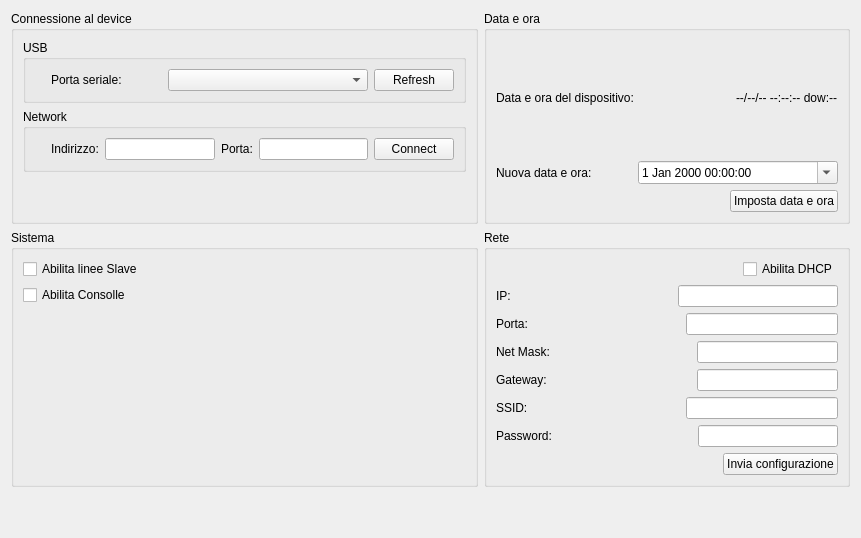
      <widget class="QWidget" name="tab_4">
       <attribute name="title">
        <string>Strumenti</string>
       </attribute>
       <layout class="QGridLayout" name="gridLayout">
        <item row="1" column="0">
         <widget class="QGroupBox" name="groupBox_2">
          <property name="title">
           <string>Sistema</string>
          </property>
          <layout class="QVBoxLayout" name="verticalLayout_27">
           <item>
            <widget class="QCheckBox" name="cbLineSlave">
             <property name="text">
              <string>Abilita linee Slave</string>
             </property>
            </widget>
           </item>
           <item>
            <widget class="QCheckBox" name="checkBox">
             <property name="text">
              <string>Abilita Consolle</string>
             </property>
            </widget>
           </item>
           <item>
            <spacer name="verticalSpacer_4">
             <property name="orientation">
              <enum>Qt::Vertical</enum>
             </property>
             <property name="sizeHint" stdset="0">
              <size>
               <width>20</width>
               <height>40</height>
              </size>
             </property>
            </spacer>
           </item>
           <item>
            <spacer name="horizontalSpacer_9">
             <property name="orientation">
              <enum>Qt::Horizontal</enum>
             </property>
             <property name="sizeHint" stdset="0">
              <size>
               <width>40</width>
               <height>20</height>
              </size>
             </property>
            </spacer>
           </item>
          </layout>
         </widget>
        </item>
        <item row="0" column="0">
         <widget class="QGroupBox" name="gbUSBCom">
          <property name="sizePolicy">
           <sizepolicy hsizetype="Minimum" vsizetype="Fixed">
            <horstretch>0</horstretch>
            <verstretch>0</verstretch>
           </sizepolicy>
          </property>
          <property name="title">
           <string>Connessione al device</string>
          </property>
          <layout class="QVBoxLayout" name="verticalLayout_3">
           <item>
            <widget class="QGroupBox" name="groupBox_11">
             <property name="title">
              <string>USB</string>
             </property>
             <layout class="QVBoxLayout" name="verticalLayout_8">
              <item>
               <layout class="QHBoxLayout" name="horizontalLayout_2">
                <item>
                 <widget class="HLed" name="led" native="true">
                  <property name="minimumSize">
                   <size>
                    <width>10</width>
                    <height>0</height>
                   </size>
                  </property>
                 </widget>
                </item>
                <item>
                 <widget class="QLabel" name="label_2">
                  <property name="text">
                   <string>Porta seriale:</string>
                  </property>
                 </widget>
                </item>
                <item>
                 <spacer name="horizontalSpacer_8">
                  <property name="orientation">
                   <enum>Qt::Horizontal</enum>
                  </property>
                  <property name="sizeHint" stdset="0">
                   <size>
                    <width>40</width>
                    <height>20</height>
                   </size>
                  </property>
                 </spacer>
                </item>
                <item>
                 <widget class="QComboBox" name="cbCom">
                  <property name="minimumSize">
                   <size>
                    <width>200</width>
                    <height>0</height>
                   </size>
                  </property>
                 </widget>
                </item>
                <item>
                 <widget class="QPushButton" name="pbRefresh">
                  <property name="text">
                   <string>Refresh</string>
                  </property>
                 </widget>
                </item>
               </layout>
              </item>
             </layout>
            </widget>
           </item>
           <item>
            <widget class="QGroupBox" name="groupBox_23">
             <property name="title">
              <string>Network</string>
             </property>
             <layout class="QVBoxLayout" name="verticalLayout_18">
              <item>
               <layout class="QHBoxLayout" name="horizontalLayout_6">
                <item>
                 <widget class="HLed" name="ledLAN" native="true">
                  <property name="minimumSize">
                   <size>
                    <width>10</width>
                    <height>0</height>
                   </size>
                  </property>
                 </widget>
                </item>
                <item>
                 <widget class="QLabel" name="label_72">
                  <property name="text">
                   <string>Indirizzo:</string>
                  </property>
                 </widget>
                </item>
                <item>
                 <widget class="QLineEdit" name="le_IpToConnect"/>
                </item>
                <item>
                 <widget class="QLabel" name="label_78">
                  <property name="text">
                   <string>Porta:</string>
                  </property>
                 </widget>
                </item>
                <item>
                 <widget class="QLineEdit" name="lePortToConnect"/>
                </item>
                <item>
                 <widget class="QPushButton" name="pbNetworktoConnect">
                  <property name="text">
                   <string>Connect</string>
                  </property>
                 </widget>
                </item>
               </layout>
              </item>
             </layout>
            </widget>
           </item>
           <item>
            <spacer name="verticalSpacer_3">
             <property name="orientation">
              <enum>Qt::Vertical</enum>
             </property>
             <property name="sizeHint" stdset="0">
              <size>
               <width>20</width>
               <height>40</height>
              </size>
             </property>
            </spacer>
           </item>
          </layout>
         </widget>
        </item>
        <item row="0" column="1">
         <widget class="QGroupBox" name="groupBox_6">
          <property name="title">
           <string>Data e ora</string>
          </property>
          <layout class="QVBoxLayout" name="verticalLayout_4">
           <item>
            <layout class="QHBoxLayout" name="horizontalLayout_29">
             <item>
              <widget class="QLabel" name="label_18">
               <property name="text">
                <string>Data e ora del dispositivo:</string>
               </property>
              </widget>
             </item>
             <item>
              <spacer name="horizontalSpacer_31">
               <property name="orientation">
                <enum>Qt::Horizontal</enum>
               </property>
               <property name="sizeHint" stdset="0">
                <size>
                 <width>40</width>
                 <height>20</height>
                </size>
               </property>
              </spacer>
             </item>
             <item>
              <widget class="QLabel" name="lTime">
               <property name="text">
                <string>--/--/-- --:--:-- dow:--</string>
               </property>
              </widget>
             </item>
            </layout>
           </item>
           <item>
            <layout class="QHBoxLayout" name="horizontalLayout_15">
             <item>
              <widget class="QLabel" name="label_19">
               <property name="text">
                <string>Nuova data e ora:</string>
               </property>
              </widget>
             </item>
             <item>
              <spacer name="horizontalSpacer_6">
               <property name="orientation">
                <enum>Qt::Horizontal</enum>
               </property>
               <property name="sizeHint" stdset="0">
                <size>
                 <width>40</width>
                 <height>20</height>
                </size>
               </property>
              </spacer>
             </item>
             <item>
              <widget class="QDateTimeEdit" name="dateTimeEdit">
               <property name="minimumSize">
                <size>
                 <width>200</width>
                 <height>0</height>
                </size>
               </property>
               <property name="calendarPopup">
                <bool>true</bool>
               </property>
              </widget>
             </item>
            </layout>
           </item>
           <item>
            <layout class="QHBoxLayout" name="horizontalLayout_3">
             <item>
              <spacer name="horizontalSpacer">
               <property name="orientation">
                <enum>Qt::Horizontal</enum>
               </property>
               <property name="sizeHint" stdset="0">
                <size>
                 <width>40</width>
                 <height>20</height>
                </size>
               </property>
              </spacer>
             </item>
             <item>
              <widget class="QPushButton" name="pbSetTime">
               <property name="minimumSize">
                <size>
                 <width>0</width>
                 <height>0</height>
                </size>
               </property>
               <property name="text">
                <string>Imposta data e ora</string>
               </property>
              </widget>
             </item>
            </layout>
           </item>
          </layout>
         </widget>
        </item>
        <item row="1" column="1">
         <widget class="QGroupBox" name="groupBox_4">
          <property name="title">
           <string>Rete</string>
          </property>
          <layout class="QVBoxLayout" name="verticalLayout_28">
           <item>
            <layout class="QVBoxLayout" name="verticalLayout_16"/>
           </item>
           <item>
            <layout class="QVBoxLayout" name="verticalLayout">
             <item>
              <layout class="QHBoxLayout" name="horizontalLayout_79">
               <item>
                <spacer name="horizontalSpacer_76">
                 <property name="orientation">
                  <enum>Qt::Horizontal</enum>
                 </property>
                 <property name="sizeHint" stdset="0">
                  <size>
                   <width>40</width>
                   <height>20</height>
                  </size>
                 </property>
                </spacer>
               </item>
               <item>
                <widget class="QCheckBox" name="cbDHCP">
                 <property name="text">
                  <string>Abilita DHCP</string>
                 </property>
                </widget>
               </item>
              </layout>
             </item>
             <item>
              <layout class="QHBoxLayout" name="horizontalLayout_72">
               <item>
                <widget class="QLabel" name="label_26">
                 <property name="text">
                  <string>IP:</string>
                 </property>
                </widget>
               </item>
               <item>
                <spacer name="horizontalSpacer_72">
                 <property name="orientation">
                  <enum>Qt::Horizontal</enum>
                 </property>
                 <property name="sizeHint" stdset="0">
                  <size>
                   <width>40</width>
                   <height>20</height>
                  </size>
                 </property>
                </spacer>
               </item>
               <item>
                <widget class="QLineEdit" name="leIP1">
                 <property name="maximumSize">
                  <size>
                   <width>225</width>
                   <height>16777215</height>
                  </size>
                 </property>
                 <property name="inputMethodHints">
                  <set>Qt::ImhNone</set>
                 </property>
                 <property name="maxLength">
                  <number>32767</number>
                 </property>
                 <property name="frame">
                  <bool>true</bool>
                 </property>
                 <property name="dragEnabled">
                  <bool>false</bool>
                 </property>
                </widget>
               </item>
              </layout>
             </item>
             <item>
              <layout class="QHBoxLayout" name="horizontalLayout_16">
               <item>
                <widget class="QLabel" name="label_81">
                 <property name="text">
                  <string>Porta:</string>
                 </property>
                </widget>
               </item>
               <item>
                <spacer name="horizontalSpacer_75">
                 <property name="orientation">
                  <enum>Qt::Horizontal</enum>
                 </property>
                 <property name="sizeHint" stdset="0">
                  <size>
                   <width>40</width>
                   <height>20</height>
                  </size>
                 </property>
                </spacer>
               </item>
               <item>
                <widget class="QLineEdit" name="lePort1">
                 <property name="maximumSize">
                  <size>
                   <width>225</width>
                   <height>16777215</height>
                  </size>
                 </property>
                </widget>
               </item>
              </layout>
             </item>
             <item>
              <layout class="QHBoxLayout" name="horizontalLayout_76">
               <item>
                <widget class="QLabel" name="label_79">
                 <property name="text">
                  <string>Net Mask:</string>
                 </property>
                </widget>
               </item>
               <item>
                <spacer name="horizontalSpacer_70">
                 <property name="orientation">
                  <enum>Qt::Horizontal</enum>
                 </property>
                 <property name="sizeHint" stdset="0">
                  <size>
                   <width>40</width>
                   <height>20</height>
                  </size>
                 </property>
                </spacer>
               </item>
               <item>
                <widget class="QLineEdit" name="leNet1">
                 <property name="maximumSize">
                  <size>
                   <width>225</width>
                   <height>16777215</height>
                  </size>
                 </property>
                 <property name="maxLength">
                  <number>15</number>
                 </property>
                </widget>
               </item>
              </layout>
             </item>
             <item>
              <layout class="QHBoxLayout" name="horizontalLayout_77">
               <item>
                <widget class="QLabel" name="label_80">
                 <property name="text">
                  <string>Gateway: </string>
                 </property>
                </widget>
               </item>
               <item>
                <spacer name="horizontalSpacer_73">
                 <property name="orientation">
                  <enum>Qt::Horizontal</enum>
                 </property>
                 <property name="sizeHint" stdset="0">
                  <size>
                   <width>40</width>
                   <height>20</height>
                  </size>
                 </property>
                </spacer>
               </item>
               <item>
                <widget class="QLineEdit" name="leGate1">
                 <property name="maximumSize">
                  <size>
                   <width>225</width>
                   <height>16777215</height>
                  </size>
                 </property>
                 <property name="maxLength">
                  <number>15</number>
                 </property>
                </widget>
               </item>
              </layout>
             </item>
             <item>
              <layout class="QHBoxLayout" name="horizontalLayout_71">
               <item>
                <widget class="QLabel" name="label_14">
                 <property name="text">
                  <string>SSID:</string>
                 </property>
                </widget>
               </item>
               <item>
                <spacer name="horizontalSpacer_71">
                 <property name="orientation">
                  <enum>Qt::Horizontal</enum>
                 </property>
                 <property name="sizeHint" stdset="0">
                  <size>
                   <width>40</width>
                   <height>20</height>
                  </size>
                 </property>
                </spacer>
               </item>
               <item>
                <widget class="QLineEdit" name="leSSID">
                 <property name="maximumSize">
                  <size>
                   <width>225</width>
                   <height>16777215</height>
                  </size>
                 </property>
                </widget>
               </item>
              </layout>
             </item>
             <item>
              <layout class="QHBoxLayout" name="horizontalLayout_70">
               <item>
                <widget class="QLabel" name="label_16">
                 <property name="text">
                  <string>Password:</string>
                 </property>
                </widget>
               </item>
               <item>
                <spacer name="horizontalSpacer_74">
                 <property name="orientation">
                  <enum>Qt::Horizontal</enum>
                 </property>
                 <property name="sizeHint" stdset="0">
                  <size>
                   <width>40</width>
                   <height>20</height>
                  </size>
                 </property>
                </spacer>
               </item>
               <item>
                <widget class="QLineEdit" name="lePWD_WIFI">
                 <property name="maximumSize">
                  <size>
                   <width>225</width>
                   <height>16777215</height>
                  </size>
                 </property>
                 <property name="echoMode">
                  <enum>QLineEdit::PasswordEchoOnEdit</enum>
                 </property>
                </widget>
               </item>
              </layout>
             </item>
             <item>
              <layout class="QHBoxLayout" name="horizontalLayout_80">
               <item>
                <spacer name="horizontalSpacer_77">
                 <property name="orientation">
                  <enum>Qt::Horizontal</enum>
                 </property>
                 <property name="sizeHint" stdset="0">
                  <size>
                   <width>40</width>
                   <height>20</height>
                  </size>
                 </property>
                </spacer>
               </item>
               <item>
                <widget class="QPushButton" name="pbSendNetCfg">
                 <property name="text">
                  <string>Invia configurazione</string>
                 </property>
                </widget>
               </item>
              </layout>
             </item>
            </layout>
           </item>
          </layout>
         </widget>
        </item>
        <item row="2" column="0">
         <spacer name="verticalSpacer_5">
          <property name="orientation">
           <enum>Qt::Vertical</enum>
          </property>
          <property name="sizeHint" stdset="0">
           <size>
            <width>20</width>
            <height>40</height>
           </size>
          </property>
         </spacer>
        </item>
       </layout>
      </widget>
